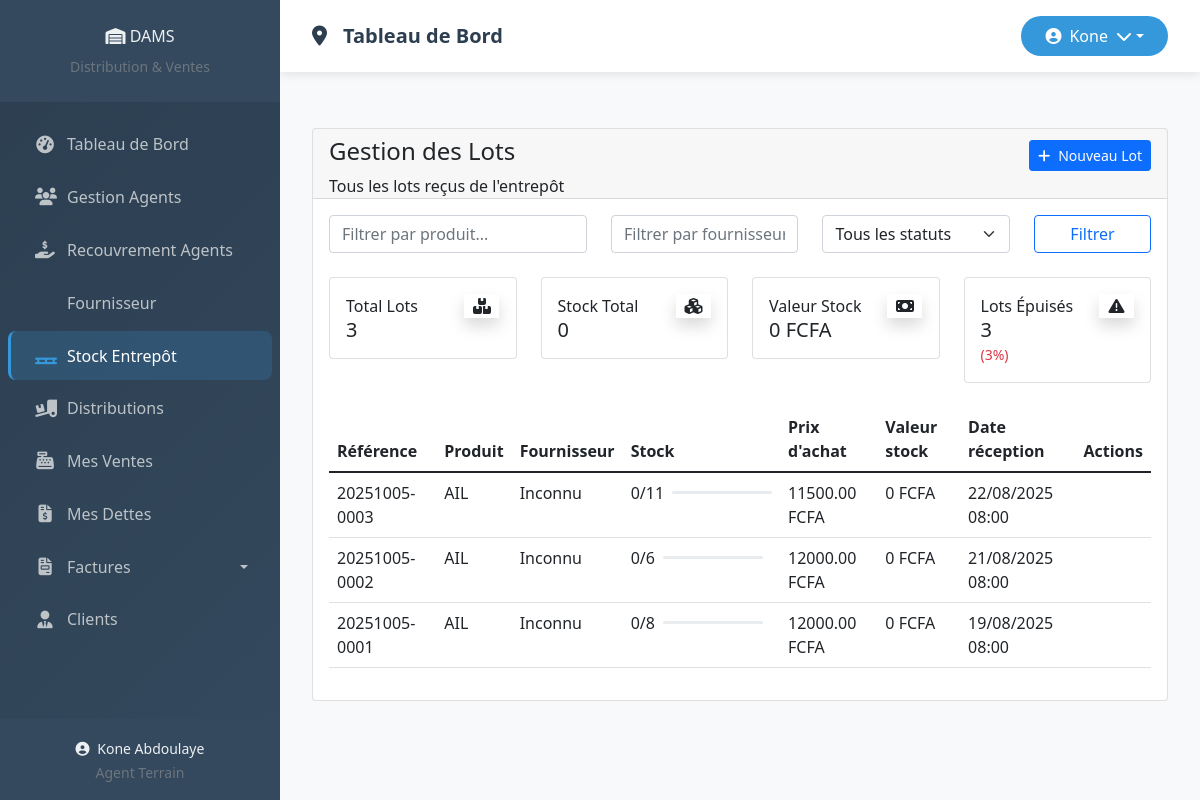
The page /entrepot/lots/ (signed in) on the database as committed earlier.
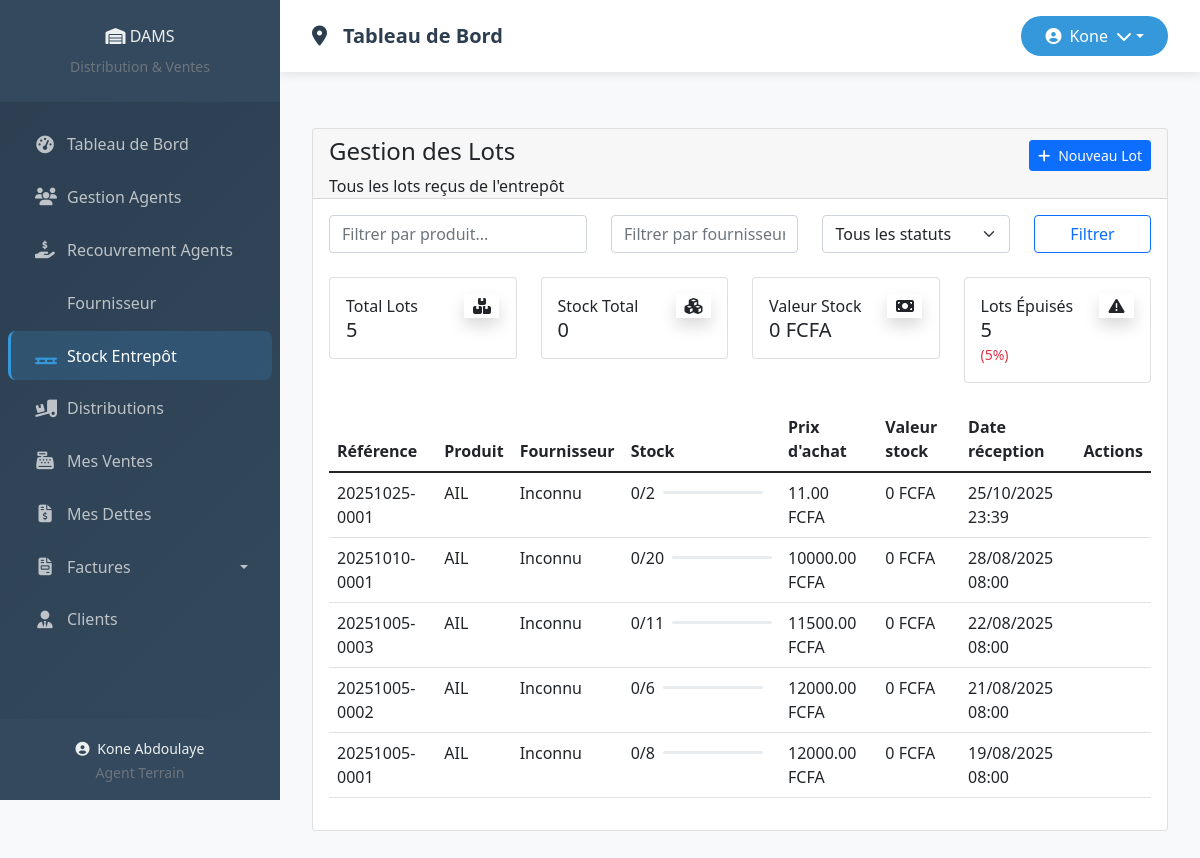
The same page on the database as committed later.
### core/models.py (models this page shows, shortened)
class LotEntrepot(models.Model):
    produit = models.ForeignKey(Produit, on_delete=models.CASCADE)
    fournisseur = models.ForeignKey(Fournisseur, on_delete=models.CASCADE)
    quantite_initiale = models.PositiveIntegerField()
    quantite_restante = models.PositiveIntegerField()
    prix_achat_unitaire = models.DecimalField(max_digits=10, decimal_places=2)
    date_reception = models.DateTimeField(default=timezone.now)
    date_enregistrement = models.DateTimeField(auto_now_add=True)
    reference_lot = models.CharField(max_length=100, unique=True, blank=True, null=True)  # AJOUTEZ CE CHAMP
    facture = models.FileField(
        upload_to='factures_entrepot/%Y/%m/',
        null=True,
        blank=True,
        verbose_name="Facture (optionnel)"
    )
    date_upload_facture = models.DateTimeField(
        null=True,
        blank=True,
        verbose_name="Date d'upload de la facture"
    )

class Produit(models.Model):
    nom = models.CharField(max_length=100, unique=True)
    description = models.TextField(blank=True, null=True)

class Fournisseur(models.Model):
    nom = models.CharField(max_length=100, unique=True)
    contact = models.CharField(max_length=100, blank=True, null=True)
    adresse = models.CharField(max_length=200, blank=True, null=True)
    email = models.EmailField(blank=True, null=True)
    date_ajout = models.DateTimeField(auto_now_add=True)
    class Meta:
        ordering = ['nom']

### core/views.py (the view)
# urls.py: path('entrepot/lots/', views.liste_lots, name='liste_lots'),
@login_required
def liste_lots(request):
    lots = LotEntrepot.objects.all().order_by('-date_reception')
    produit_filter = request.GET.get('produit')
    fournisseur_filter = request.GET.get('fournisseur')
    statut_filter = request.GET.get('statut')
    if produit_filter:
        lots = lots.filter(produit__nom__icontains=produit_filter)
    if fournisseur_filter:
        lots = lots.filter(fournisseur__nom__icontains=fournisseur_filter)
    if statut_filter:
        if statut_filter == 'disponible':
            lots = lots.filter(quantite_restante__gt=0)
        elif statut_filter == 'epuise':
            lots = lots.filter(quantite_restante=0)
    stats = lots.aggregate(
        total_lots=models.Count('id'),  # AJOUT IMPORTANT
        total_stock=models.Sum('quantite_restante'),
        lots_epuises=models.Count('id', filter=models.Q(quantite_restante=0)),
        total_valeur=models.Sum(
            models.F('quantite_restante') * models.F('prix_achat_unitaire')
        )
    )
    context = {
        'lots': lots,
        'total_lots': stats['total_lots'] or 0,  # CORRECTION ICI
        'total_stock': stats['total_stock'] or 0,
        'total_valeur': stats['total_valeur'] or 0,
        'lots_epuises': stats['lots_epuises'] or 0,
    }
    return render(request, 'core/entrepot/liste_lots.html', context)

### core/context_processors.py (called while the page is built, shortened)
def agent_context(request):
    context = {}
    return context

### core/templates/core/entrepot/liste_lots.html (shortened to what the changed rows need)
{% extends 'base.html' %}
{% load static %}
{% load humanize %}
{% block content %}
<link rel="stylesheet" href="https://cdnjs.cloudflare.com/ajax/libs/font-awesome/6.4.0/css/all.min.css">
<div class="container-fluid py-4">
    <div class="row">
        <div class="col-12">
            <div class="card">
                <div class="card-body">
<div class="row mb-4">
    <div class="col-xl-3 col-sm-6 mb-xl-0 mb-4">
        <div class="card">
            <div class="card-body p-3">
                <div class="row">
                    <div class="col-8">
                        <div class="numbers">
                            <p class="text-sm mb-0 text-capitalize font-weight-bold">Total Lots</p>
                            <h5 class="font-weight-bolder mb-0">
                                {{ total_lots|intcomma }}
                            </h5>
                        </div>
                    </div>
                </div>
            </div>
        </div>
    </div>
    <div class="col-xl-3 col-sm-6">
        <div class="card">
            <div class="card-body p-3">
                <div class="row">
                    <div class="col-8">
                        <div class="numbers">
                            <p class="text-sm mb-0 text-capitalize font-weight-bold">Lots Épuisés</p>
                            <h5 class="font-weight-bolder mb-0">
                                {{ lots_epuises|intcomma }}
                            </h5>
                            <small class="text-sm {% if lots_epuises > 0 %}text-danger{% else %}text-success{% endif %}">
                                {% if total_lots > 0 %}
                                    ({{ lots_epuises|floatformat:0 }}%)
                                {% else %}
                                    (0%)
                                {% endif %}
                            </small>
                        </div>
                    </div>
                </div>
            </div>
        </div>
    </div>
</div>
                    <div class="table-responsive">
                        <table class="table table-flush" id="lots-table">
                            <thead class="thead-light">
                                <tr>
                                    <th>Référence</th>
                                    <th>Produit</th>
                                    <th>Fournisseur</th>
                                    <th>Stock</th>
                                    <th>Prix d'achat</th>
                                    <th>Valeur stock</th>
                                    <th>Date réception</th>
                                    <th>Actions</th>
                                </tr>
                            </thead>
                            <tbody>
                                {% for lot in lots %}
                                <tr>
                                    <td class="font-weight-bold">
                                        {% if lot.reference_lot %}
                                            {{ lot.reference_lot }}
                                        {% else %}
                                            Lot #{{ lot.id }}
                                        {% endif %}
                                    </td>
                                    <td>
                                        {{ lot.produit.nom }}
                                    </td>
                                    <td>{{ lot.fournisseur.nom }}</td>
                                    <td>
                                        <div class="d-flex align-items-center">
                                            <span class="me-2">{{ lot.quantite_restante }}/{{ lot.quantite_initiale }}</span>
                                            <div>
                                                <div class="progress" style="width: 100px; height: 3px;">
                                                    {% widthratio lot.quantite_restante lot.quantite_initiale 100 as progress_percent %}
                                                </div>
                                            </div>
                                        </div>
                                    </td>
                                    <td>{{ lot.prix_achat_unitaire }} FCFA</td>
                                    <td class="font-weight-bold">
                                        {% widthratio lot.quantite_restante 1 lot.prix_achat_unitaire as valeur %}
                                        {{ valeur }} FCFA
                                    </td>
                                    <td>{{ lot.date_reception|date:"d/m/Y H:i" }}</td>
                                    <td>
                                    </td>
                                </tr>
                                {% endfor %}
                            </tbody>
                        </table>
                    </div>
                </div>
            </div>
        </div>
    </div>
</div>
{% endblock %}

Rows that differ between the two databases and show on the page:
added LotEntrepot: reference_lot "20251025-0001", produit.nom "AIL", fournisseur.nom "Inconnu", quantite_restante "0", quantite_initiale "2", prix_achat_unitaire "11.00", date_reception "25/10/2025 23:39"
added LotEntrepot: reference_lot "20251010-0001", produit.nom "AIL", fournisseur.nom "Inconnu", quantite_restante "0", quantite_initiale "20", prix_achat_unitaire "10000.00", date_reception "28/08/2025 08:00"
Other text that changed with them:
{{ total_lots|intcomma }}: "3" → "5"
{{ lots_epuises|intcomma }}: "3" → "5"
{{ lots_epuises|floatformat:0 }}: "3" → "5"
